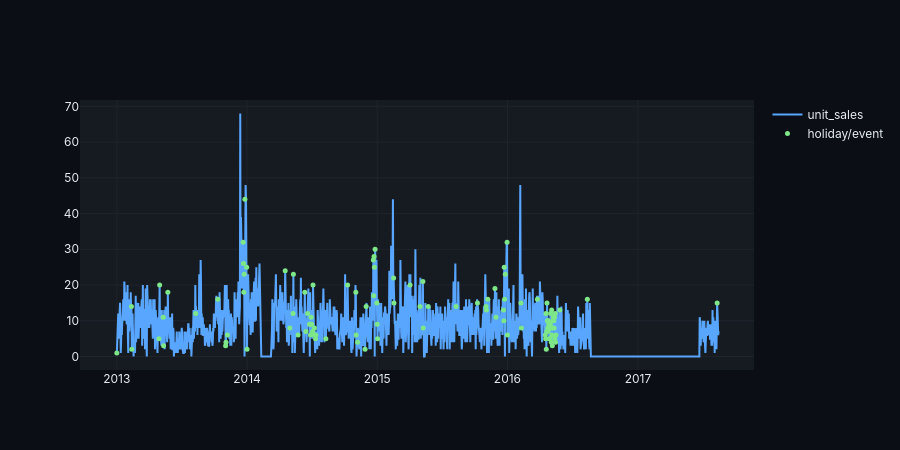

Notebook cell for this chart:
### Code cell
holiday = ts[ts["is_holiday_or_event"] == True]  # noqa: E712

fig = go.Figure()

fig.add_trace(
    go.Scatter(x=ts.index, y=ts["unit_sales"], mode="lines", name="unit_sales")
)

fig.add_trace(
    go.Scatter(
        x=holiday.index,
        y=holiday["unit_sales"],
        mode="markers",
        name="holiday/event",
        marker={"size": 5, "symbol": "circle"},
    )
)

fig.update_layout(height=450)
fig.show()
